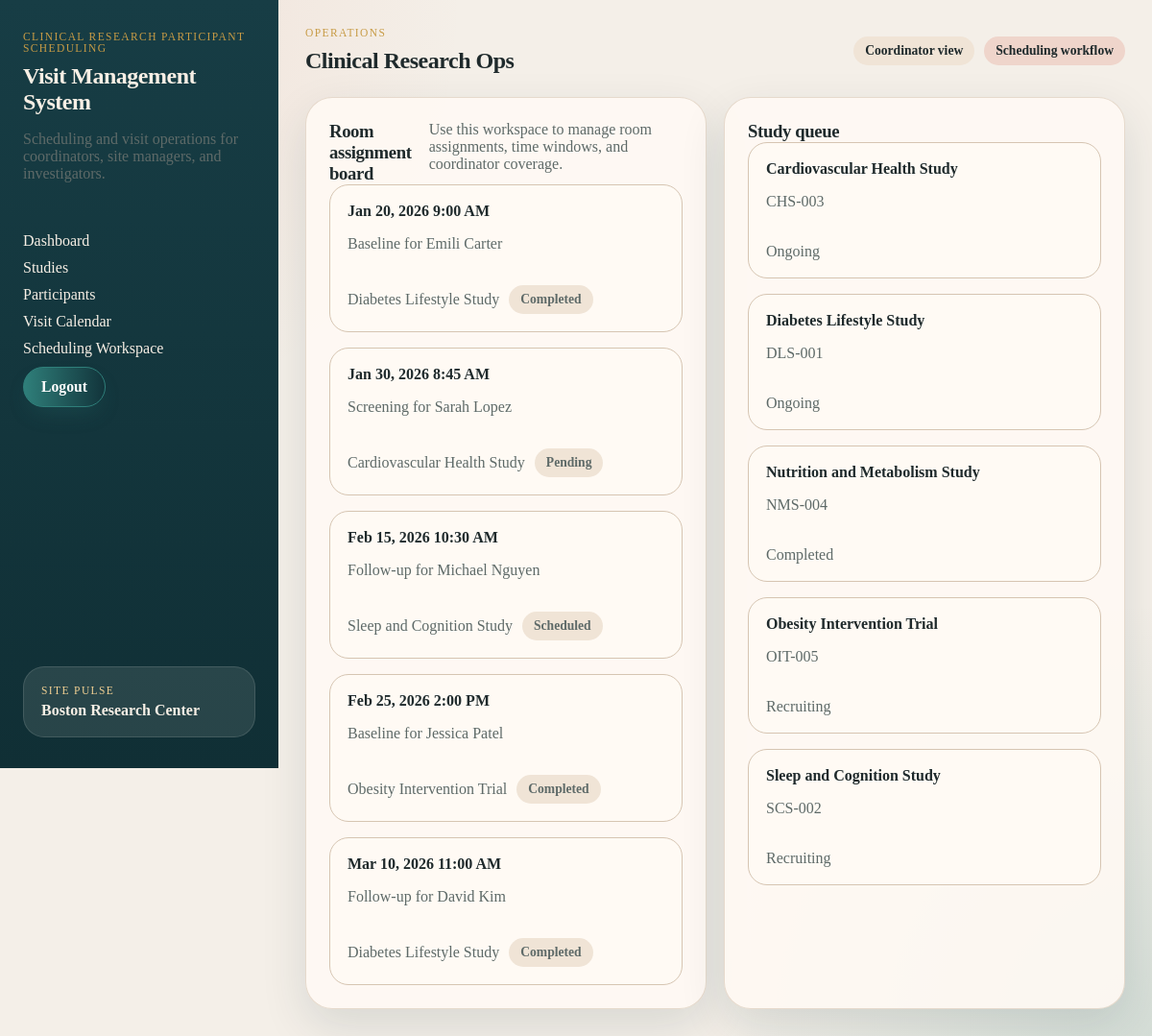
The page /project/scheduling/ (signed in) on the database its author committed.
### project/models.py (models this page shows, shortened)
class Visit(models.Model):
    enrollment = models.ForeignKey(Enrollment, on_delete=models.CASCADE)  # Link to enrollment
    visit_date = models.DateTimeField()  # Date and time of visit
    visit_type = models.CharField(max_length=100)  # e.g., 'screening', 'follow-up'
    VISIT_STATUS_CHOICES = [
        ('scheduled', 'Scheduled'),
        ('completed', 'Completed'),
        ('canceled', 'Canceled'),
        ('missed', 'Missed'),
    ]
    status = models.CharField(
        max_length=20,
        choices=VISIT_STATUS_CHOICES,
        default='scheduled'
    )
    notes = models.TextField()  # Staff notes

class Enrollment(models.Model):
    participant = models.ForeignKey(Participant, on_delete=models.CASCADE)  # Link to participant
    study = models.ForeignKey(Study, on_delete=models.CASCADE)  # Link to study
    consent_date = models.DateField()  # Date consent was given
    SCREENING_STATUS_CHOICES = [
        ('pending', 'Pending'),
        ('eligible', 'Eligible'),
        ('ineligible', 'Ineligible'),
        ('screen_failed', 'Screen Failed'),
    ]
    screening_status = models.CharField(
        max_length=20,
        choices=SCREENING_STATUS_CHOICES,
        default='pending'
    )
    enrollment_date = models.DateField()  # Date of enrollment

class Participant(models.Model):
    first_name = models.CharField(max_length=100)  # Participant's first name
    last_name = models.CharField(max_length=100)  # Participant's last name
    date_of_birth = models.DateField()  # Date of birth
    age = models.PositiveIntegerField(null=True, blank=True)  # Age (optional, can be calculated from DOB)
    sex = models.CharField(
        max_length=20,
        choices=[('male', 'Male'), ('female', 'Female'), ('other', 'Other'), ('prefer_not_to_say', 'Prefer not to say')],
        default='prefer_not_to_say',
    )  # Sex
    phone = models.CharField(max_length=20, blank=True)  # Phone number
    email = models.EmailField(max_length=254, blank=True)  # Email address
    STATUS_CHOICES = [
        ('active', 'Active'),
        ('withdrawn', 'Withdrawn'),
        ('completed', 'Completed'),
        ('inactive', 'Inactive'),
    ]
    status = models.CharField(
        max_length=20,
        choices=STATUS_CHOICES,
        default='active'
    )
    def __str__(self):
        return f"{self.first_name} {self.last_name}"

class Study(models.Model):
    title = models.CharField(max_length=200)  # Study title
    protocol_number = models.CharField(max_length=50)  # Unique protocol identifier
    description = models.TextField()  # Study description
    STUDY_STATUS_CHOICES = [
        ('active', 'Active'),
        ('closed', 'Closed'),
        ('paused', 'Paused'),
    ]
    status = models.CharField(
        max_length=20,
        choices=STUDY_STATUS_CHOICES,
        default='active'
    )

### project/views.py (the view)
# urls.py: path("scheduling/", SchedulingHubView.as_view(), name="project_scheduling_hub"),
class SchedulingHubView(CoordinatorRequiredMixin, TemplateView):
    template_name = "project/scheduling_hub.html"
    def get_context_data(self, **kwargs):
        context = super().get_context_data(**kwargs)
        context["visits"] = Visit.objects.select_related(
            "enrollment",
            "enrollment__participant",
            "enrollment__study",
        ).order_by("visit_date")[:8]
        context["studies"] = Study.objects.order_by("title")[:8]
        return context

### project/views.py (called while the page is built)
    def test_func(self):
        return hasattr(self.request.user, 'userprofile') and \
               self.request.user.userprofile.role == 'coordinator'

### project/templates/project/scheduling_hub.html (shortened to what this page needs)
{% extends "project/base.html" %}
{% block content %}
<section class="content-grid">
  <article class="panel">
    <div class="panel-header">
      <h3>Room assignment board</h3>
      <span class="subtle">Use this workspace to manage room assignments, time windows, and coordinator coverage.</span>
    </div>
    <div class="stack-list">
      {% for visit in visits %}
        <a class="list-row" href="{% url 'project_visit_detail' visit.id %}">
          <div>
            <strong>{{ visit.visit_date|date:"M j, Y g:i A" }}</strong>
            <p>{{ visit.visit_type }} for {{ visit.enrollment.participant }}</p>
          </div>
          <div class="row-meta">
            <span>{{ visit.enrollment.study.title }}</span>
            <span class="badge">{{ visit.status }}</span>
          </div>
        </a>
      {% empty %}
        <p class="empty-state">No visits to schedule yet.</p>
      {% endfor %}
    </div>
  </article>
  <article class="panel">
    <div class="panel-header">
      <h3>Study queue</h3>
    </div>
    <div class="stack-list">
      {% for study in studies %}
        <a class="list-row" href="{% url 'project_study_detail' study.id %}">
          <div>
            <strong>{{ study.title }}</strong>
            <p>{{ study.protocol_number }}</p>
          </div>
          <div class="row-meta">
            <span>{{ study.status }}</span>
          </div>
        </a>
      {% empty %}
        <p class="empty-state">No studies available for scheduling.</p>
      {% endfor %}
    </div>
  </article>
</section>
{% endblock %}

### static/project.css (style rules this page uses)
:root { --bg: #f4efe8; --panel: #fffaf4; --panel-strong: #f0e4d6; --line: #d6c5b2; --text: #1f2a2c; --muted: #5e6a68; --navy: #12343b; --teal: #2f7f7a; --coral: #d66a4d; --gold: #c79b45; --danger: #b2493d; --shadow: 0 18px 48px rgba(18, 52, 59, 0.12); }
* { box-sizing: border-box; }
html, body { margin: 0; padding: 0; }
body { font-family: Georgia, "Times New Roman", serif; color: var(--text); background: radial-gradient(circle at top left, rgba(214, 106, 77, 0.12), transparent 30%), radial-gradient(circle at bottom right, rgba(47, 127, 122, 0.16), transparent 28%), var(--bg); }
a { color: inherit; text-decoration: none; }
h1, h2, h3, h4 { margin: 0; font-family: "Palatino Linotype", "Book Antiqua", Palatino, serif; letter-spacing: -0.02em; }
.nav, .stack-list, .metric-grid, .card-grid, .content-grid, .day-grid, .scheduler-form, form { display: grid; gap: 16px; }
.metric-grid, .card-grid, .content-grid, .day-grid { margin-top: 22px; gap: 18px; }
.content-grid, .day-grid { grid-template-columns: repeat(2, minmax(0, 1fr)); }
.page-header, .panel-header, .hero, .detail-hero, .list-row, .metric-card, .study-card, .day-card, .study-card-header { display: flex; justify-content: space-between; gap: 18px; }
.header-actions, .study-meta, .chip-row, .hero-stats, .study-card-actions, .row-meta, .profile-actions { display: flex; flex-wrap: wrap; gap: 10px; align-items: center; }
.hero, .detail-hero, .panel, .day-card { padding: 24px; border-radius: 28px; background: rgba(255, 250, 244, 0.88); border: 1px solid rgba(214, 197, 178, 0.6); box-shadow: var(--shadow); }
.brand-copy, .subtle, .hero-copy, .metric-card span, .list-row p, .study-card p, .detail-list dt, .bullet-list, .status-card span, .study-protocol, .row-meta, .hero-label, .empty-state, .visit-study, .enrollment-protocol { color: var(--muted); }
.pill, .badge, .doc-chip, .status-badge, .screening-badge, .visit-badge { display: inline-flex; align-items: center; justify-content: center; width: fit-content; padding: 7px 12px; border-radius: 999px; font-size: 0.85rem; font-weight: 700; background: var(--panel-strong); }
.metric-card, .study-card, .day-card, .list-row { flex-direction: column; }
.list-row { padding: 18px; border-radius: 20px; background: var(--panel); border: 1px solid var(--line); }

### rows shown on the page
Visit: visit_date "Jan 20, 2026 9:00 AM", visit_type "Baseline", enrollment.participant "Emili Carter", enrollment.study "Diabetes Lifestyle Study", status "Completed"
Visit: visit_date "Jan 30, 2026 8:45 AM", visit_type "Screening", enrollment.participant "Sarah Lopez", enrollment.study "Cardiovascular Health Study", status "Pending"
Visit: visit_date "Feb 15, 2026 10:30 AM", visit_type "Follow-up", enrollment.participant "Michael Nguyen", enrollment.study "Sleep and Cognition Study", status "Scheduled"
Visit: visit_date "Feb 25, 2026 2:00 PM", visit_type "Baseline", enrollment.participant "Jessica Patel", enrollment.study "Obesity Intervention Trial", status "Completed"
Visit: visit_date "Mar 10, 2026 11:00 AM", visit_type "Follow-up", enrollment.participant "David Kim", enrollment.study "Diabetes Lifestyle Study", status "Completed"
Study: title "Cardiovascular Health Study", protocol_number "CHS-003", status "Ongoing"
Study: title "Diabetes Lifestyle Study", protocol_number "DLS-001", status "Ongoing"
Study: title "Nutrition and Metabolism Study", protocol_number "NMS-004", status "Completed"
Study: title "Obesity Intervention Trial", protocol_number "OIT-005", status "Recruiting"
Study: title "Sleep and Cognition Study", protocol_number "SCS-002", status "Recruiting"
